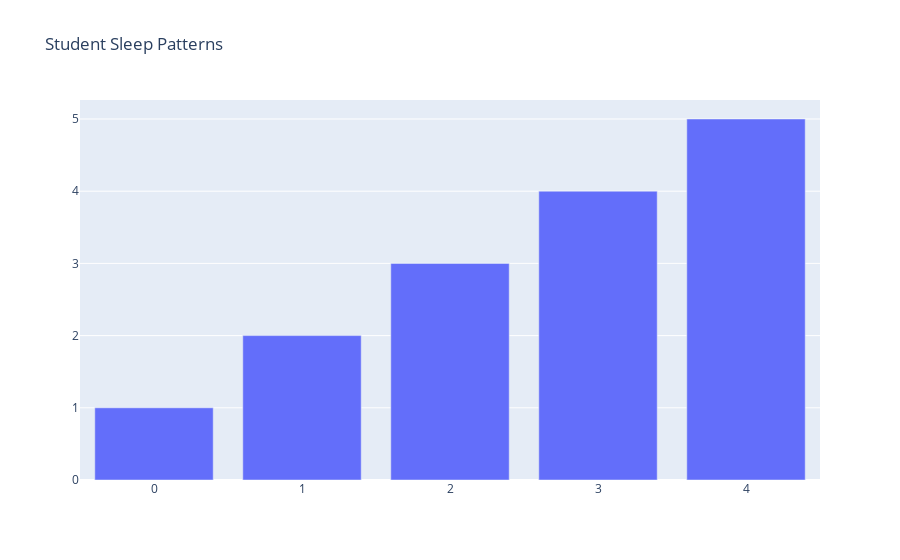

The notebook cell saved with this chart:
### Code cell
import plotly.graph_objects as go
fig = go.Figure(
    data=[go.Bar(y=[1, 2, 3, 4, 5]) ],
    layout_title_text="Student Sleep Patterns"
)
fig.show()
x_values = df['Caffeine_Intake']
y_values = df['Sleep_Quality']

### Figure 1 — Plotly figure (JSON) as saved in the notebook; plotly's stock layout.template omitted (floating-point values rounded to 4 significant figures)
{"data": [{"type": "bar", "y": [1, 2, 3, 4, 5]}], "layout": {"title": {"text": "Student Sleep Patterns"}}}
